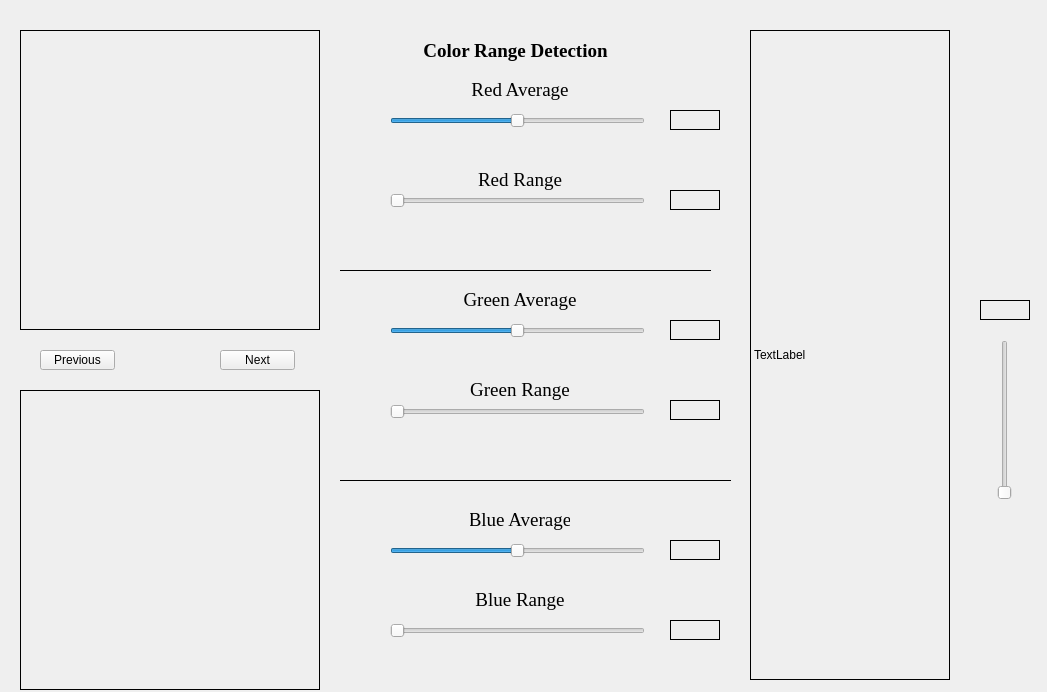
<?xml version="1.0" encoding="UTF-8"?>
<ui version="4.0">
 <class>MainWindow</class>
 <widget class="QMainWindow" name="MainWindow">
  <property name="geometry">
   <rect>
    <x>0</x>
    <y>0</y>
    <width>1047</width>
    <height>692</height>
   </rect>
  </property>
  <property name="windowTitle">
   <string>Lesson3</string>
  </property>
  <widget class="QWidget" name="centralwidget">
   <widget class="QLabel" name="ogImgLbl">
    <property name="geometry">
     <rect>
      <x>20</x>
      <y>30</y>
      <width>300</width>
      <height>300</height>
     </rect>
    </property>
    <property name="frameShape">
     <enum>QFrame::Box</enum>
    </property>
    <property name="text">
     <string/>
    </property>
   </widget>
   <widget class="QLabel" name="executeImgLbl">
    <property name="geometry">
     <rect>
      <x>20</x>
      <y>390</y>
      <width>300</width>
      <height>300</height>
     </rect>
    </property>
    <property name="frameShape">
     <enum>QFrame::Box</enum>
    </property>
    <property name="text">
     <string/>
    </property>
   </widget>
   <widget class="QPushButton" name="nextBtn">
    <property name="geometry">
     <rect>
      <x>220</x>
      <y>350</y>
      <width>75</width>
      <height>20</height>
     </rect>
    </property>
    <property name="text">
     <string>Next</string>
    </property>
   </widget>
   <widget class="QPushButton" name="previousBtn">
    <property name="geometry">
     <rect>
      <x>40</x>
      <y>350</y>
      <width>75</width>
      <height>20</height>
     </rect>
    </property>
    <property name="text">
     <string>Previous</string>
    </property>
   </widget>
   <widget class="QLabel" name="greenAverageText">
    <property name="geometry">
     <rect>
      <x>460</x>
      <y>290</y>
      <width>120</width>
      <height>20</height>
     </rect>
    </property>
    <property name="font">
     <font>
      <family>Times New Roman</family>
      <pointsize>14</pointsize>
      <weight>50</weight>
      <bold>false</bold>
     </font>
    </property>
    <property name="frameShape">
     <enum>QFrame::NoFrame</enum>
    </property>
    <property name="text">
     <string>Green Average</string>
    </property>
    <property name="alignment">
     <set>Qt::AlignCenter</set>
    </property>
   </widget>
   <widget class="QLabel" name="redRangeValue">
    <property name="geometry">
     <rect>
      <x>670</x>
      <y>190</y>
      <width>50</width>
      <height>20</height>
     </rect>
    </property>
    <property name="font">
     <font>
      <family>Times New Roman</family>
      <pointsize>14</pointsize>
     </font>
    </property>
    <property name="frameShape">
     <enum>QFrame::Box</enum>
    </property>
    <property name="text">
     <string/>
    </property>
    <property name="alignment">
     <set>Qt::AlignCenter</set>
    </property>
   </widget>
   <widget class="QLabel" name="greenRangeText">
    <property name="geometry">
     <rect>
      <x>470</x>
      <y>380</y>
      <width>100</width>
      <height>20</height>
     </rect>
    </property>
    <property name="font">
     <font>
      <family>Times New Roman</family>
      <pointsize>14</pointsize>
      <weight>50</weight>
      <bold>false</bold>
     </font>
    </property>
    <property name="frameShape">
     <enum>QFrame::NoFrame</enum>
    </property>
    <property name="text">
     <string>Green Range</string>
    </property>
    <property name="alignment">
     <set>Qt::AlignCenter</set>
    </property>
   </widget>
   <widget class="QSlider" name="greenAverageSlider">
    <property name="geometry">
     <rect>
      <x>390</x>
      <y>320</y>
      <width>255</width>
      <height>22</height>
     </rect>
    </property>
    <property name="maximum">
     <number>255</number>
    </property>
    <property name="value">
     <number>128</number>
    </property>
    <property name="orientation">
     <enum>Qt::Horizontal</enum>
    </property>
   </widget>
   <widget class="QSlider" name="greenRangeSlider">
    <property name="geometry">
     <rect>
      <x>390</x>
      <y>402</y>
      <width>255</width>
      <height>20</height>
     </rect>
    </property>
    <property name="layoutDirection">
     <enum>Qt::LeftToRight</enum>
    </property>
    <property name="maximum">
     <number>127</number>
    </property>
    <property name="value">
     <number>0</number>
    </property>
    <property name="sliderPosition">
     <number>0</number>
    </property>
    <property name="orientation">
     <enum>Qt::Horizontal</enum>
    </property>
   </widget>
   <widget class="QLabel" name="blueAverageText">
    <property name="geometry">
     <rect>
      <x>470</x>
      <y>510</y>
      <width>100</width>
      <height>20</height>
     </rect>
    </property>
    <property name="font">
     <font>
      <family>Times New Roman</family>
      <pointsize>14</pointsize>
      <weight>50</weight>
      <bold>false</bold>
     </font>
    </property>
    <property name="frameShape">
     <enum>QFrame::NoFrame</enum>
    </property>
    <property name="text">
     <string>Blue Average</string>
    </property>
    <property name="alignment">
     <set>Qt::AlignCenter</set>
    </property>
   </widget>
   <widget class="QSlider" name="redRangeSlider">
    <property name="geometry">
     <rect>
      <x>390</x>
      <y>190</y>
      <width>255</width>
      <height>22</height>
     </rect>
    </property>
    <property name="layoutDirection">
     <enum>Qt::LeftToRight</enum>
    </property>
    <property name="maximum">
     <number>127</number>
    </property>
    <property name="value">
     <number>0</number>
    </property>
    <property name="sliderPosition">
     <number>0</number>
    </property>
    <property name="orientation">
     <enum>Qt::Horizontal</enum>
    </property>
   </widget>
   <widget class="QSlider" name="blueRangeSlider">
    <property name="geometry">
     <rect>
      <x>390</x>
      <y>620</y>
      <width>255</width>
      <height>22</height>
     </rect>
    </property>
    <property name="layoutDirection">
     <enum>Qt::LeftToRight</enum>
    </property>
    <property name="maximum">
     <number>127</number>
    </property>
    <property name="sliderPosition">
     <number>0</number>
    </property>
    <property name="orientation">
     <enum>Qt::Horizontal</enum>
    </property>
   </widget>
   <widget class="QSlider" name="blueAverageSlider">
    <property name="geometry">
     <rect>
      <x>390</x>
      <y>540</y>
      <width>255</width>
      <height>22</height>
     </rect>
    </property>
    <property name="maximum">
     <number>255</number>
    </property>
    <property name="value">
     <number>128</number>
    </property>
    <property name="orientation">
     <enum>Qt::Horizontal</enum>
    </property>
   </widget>
   <widget class="Line" name="borderLineWithGB">
    <property name="geometry">
     <rect>
      <x>340</x>
      <y>470</y>
      <width>391</width>
      <height>20</height>
     </rect>
    </property>
    <property name="frameShadow">
     <enum>QFrame::Plain</enum>
    </property>
    <property name="orientation">
     <enum>Qt::Horizontal</enum>
    </property>
   </widget>
   <widget class="QLabel" name="blueRangeText">
    <property name="geometry">
     <rect>
      <x>470</x>
      <y>590</y>
      <width>100</width>
      <height>20</height>
     </rect>
    </property>
    <property name="font">
     <font>
      <family>Times New Roman</family>
      <pointsize>14</pointsize>
      <weight>50</weight>
      <bold>false</bold>
     </font>
    </property>
    <property name="frameShape">
     <enum>QFrame::NoFrame</enum>
    </property>
    <property name="text">
     <string>Blue Range</string>
    </property>
    <property name="alignment">
     <set>Qt::AlignCenter</set>
    </property>
   </widget>
   <widget class="QLabel" name="redRangeText">
    <property name="geometry">
     <rect>
      <x>470</x>
      <y>170</y>
      <width>100</width>
      <height>20</height>
     </rect>
    </property>
    <property name="font">
     <font>
      <family>Times New Roman</family>
      <pointsize>14</pointsize>
      <weight>50</weight>
      <bold>false</bold>
     </font>
    </property>
    <property name="frameShape">
     <enum>QFrame::NoFrame</enum>
    </property>
    <property name="text">
     <string>Red Range</string>
    </property>
    <property name="alignment">
     <set>Qt::AlignCenter</set>
    </property>
   </widget>
   <widget class="QSlider" name="redAverageSlider">
    <property name="geometry">
     <rect>
      <x>390</x>
      <y>110</y>
      <width>255</width>
      <height>22</height>
     </rect>
    </property>
    <property name="maximum">
     <number>255</number>
    </property>
    <property name="sliderPosition">
     <number>128</number>
    </property>
    <property name="orientation">
     <enum>Qt::Horizontal</enum>
    </property>
   </widget>
   <widget class="QLabel" name="blueAverageValue">
    <property name="geometry">
     <rect>
      <x>670</x>
      <y>540</y>
      <width>50</width>
      <height>20</height>
     </rect>
    </property>
    <property name="font">
     <font>
      <family>Times New Roman</family>
      <pointsize>14</pointsize>
     </font>
    </property>
    <property name="frameShape">
     <enum>QFrame::Box</enum>
    </property>
    <property name="text">
     <string/>
    </property>
    <property name="alignment">
     <set>Qt::AlignCenter</set>
    </property>
   </widget>
   <widget class="QLabel" name="blueRangeValue">
    <property name="geometry">
     <rect>
      <x>670</x>
      <y>620</y>
      <width>50</width>
      <height>20</height>
     </rect>
    </property>
    <property name="font">
     <font>
      <family>Times New Roman</family>
      <pointsize>14</pointsize>
     </font>
    </property>
    <property name="frameShape">
     <enum>QFrame::Box</enum>
    </property>
    <property name="text">
     <string/>
    </property>
    <property name="alignment">
     <set>Qt::AlignCenter</set>
    </property>
   </widget>
   <widget class="QLabel" name="redAverageText">
    <property name="geometry">
     <rect>
      <x>470</x>
      <y>80</y>
      <width>100</width>
      <height>20</height>
     </rect>
    </property>
    <property name="font">
     <font>
      <family>Times New Roman</family>
      <pointsize>14</pointsize>
      <weight>50</weight>
      <bold>false</bold>
     </font>
    </property>
    <property name="frameShape">
     <enum>QFrame::NoFrame</enum>
    </property>
    <property name="text">
     <string>Red Average</string>
    </property>
    <property name="alignment">
     <set>Qt::AlignCenter</set>
    </property>
   </widget>
   <widget class="QLabel" name="redAverageValue">
    <property name="geometry">
     <rect>
      <x>670</x>
      <y>110</y>
      <width>50</width>
      <height>20</height>
     </rect>
    </property>
    <property name="font">
     <font>
      <family>Times New Roman</family>
      <pointsize>14</pointsize>
     </font>
    </property>
    <property name="frameShape">
     <enum>QFrame::Box</enum>
    </property>
    <property name="text">
     <string/>
    </property>
    <property name="alignment">
     <set>Qt::AlignCenter</set>
    </property>
   </widget>
   <widget class="QLabel" name="colorRangeText">
    <property name="geometry">
     <rect>
      <x>410</x>
      <y>40</y>
      <width>211</width>
      <height>21</height>
     </rect>
    </property>
    <property name="font">
     <font>
      <family>Times New Roman</family>
      <pointsize>14</pointsize>
      <weight>75</weight>
      <bold>true</bold>
     </font>
    </property>
    <property name="frameShape">
     <enum>QFrame::NoFrame</enum>
    </property>
    <property name="text">
     <string>Color Range Detection</string>
    </property>
    <property name="alignment">
     <set>Qt::AlignCenter</set>
    </property>
   </widget>
   <widget class="QLabel" name="greenAverageValue">
    <property name="geometry">
     <rect>
      <x>670</x>
      <y>320</y>
      <width>50</width>
      <height>20</height>
     </rect>
    </property>
    <property name="font">
     <font>
      <family>Times New Roman</family>
      <pointsize>14</pointsize>
     </font>
    </property>
    <property name="frameShape">
     <enum>QFrame::Box</enum>
    </property>
    <property name="text">
     <string/>
    </property>
    <property name="alignment">
     <set>Qt::AlignCenter</set>
    </property>
   </widget>
   <widget class="Line" name="borderLineWithRG">
    <property name="geometry">
     <rect>
      <x>340</x>
      <y>260</y>
      <width>371</width>
      <height>20</height>
     </rect>
    </property>
    <property name="frameShadow">
     <enum>QFrame::Plain</enum>
    </property>
    <property name="orientation">
     <enum>Qt::Horizontal</enum>
    </property>
   </widget>
   <widget class="QLabel" name="greenRangeValue">
    <property name="geometry">
     <rect>
      <x>670</x>
      <y>400</y>
      <width>50</width>
      <height>20</height>
     </rect>
    </property>
    <property name="font">
     <font>
      <family>Times New Roman</family>
      <pointsize>14</pointsize>
     </font>
    </property>
    <property name="frameShape">
     <enum>QFrame::Box</enum>
    </property>
    <property name="text">
     <string/>
    </property>
    <property name="alignment">
     <set>Qt::AlignCenter</set>
    </property>
   </widget>
   <widget class="QLabel" name="commonColorLbl">
    <property name="geometry">
     <rect>
      <x>750</x>
      <y>30</y>
      <width>200</width>
      <height>650</height>
     </rect>
    </property>
    <property name="frameShape">
     <enum>QFrame::Box</enum>
    </property>
    <property name="text">
     <string>TextLabel</string>
    </property>
   </widget>
   <widget class="QSlider" name="commonColorSlider">
    <property name="geometry">
     <rect>
      <x>980</x>
      <y>340</y>
      <width>50</width>
      <height>160</height>
     </rect>
    </property>
    <property name="layoutDirection">
     <enum>Qt::LeftToRight</enum>
    </property>
    <property name="maximum">
     <number>5</number>
    </property>
    <property name="sliderPosition">
     <number>0</number>
    </property>
    <property name="orientation">
     <enum>Qt::Vertical</enum>
    </property>
    <property name="invertedAppearance">
     <bool>false</bool>
    </property>
    <property name="invertedControls">
     <bool>false</bool>
    </property>
   </widget>
   <widget class="QLabel" name="commonColorValue">
    <property name="geometry">
     <rect>
      <x>980</x>
      <y>300</y>
      <width>50</width>
      <height>20</height>
     </rect>
    </property>
    <property name="font">
     <font>
      <family>Times New Roman</family>
      <pointsize>14</pointsize>
     </font>
    </property>
    <property name="frameShape">
     <enum>QFrame::Box</enum>
    </property>
    <property name="text">
     <string/>
    </property>
    <property name="alignment">
     <set>Qt::AlignCenter</set>
    </property>
   </widget>
  </widget>
 </widget>
 <resources/>
 <connections/>
</ui>
